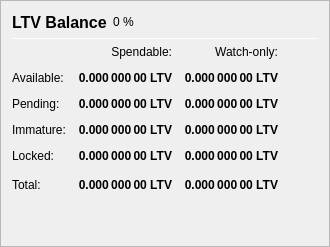
                   <widget class="QFrame" name="frame_Balances">
                    <property name="frameShape">
                     <enum>QFrame::StyledPanel</enum>
                    </property>
                    <property name="frameShadow">
                     <enum>QFrame::Raised</enum>
                    </property>
                    <layout class="QVBoxLayout" name="verticalLayout_4">
                     <item>
                      <layout class="QHBoxLayout" name="horizontalLayout_4">
                       <item>
                        <widget class="QLabel" name="label_5">
                         <property name="minimumSize">
                          <size>
                           <width>0</width>
                           <height>20</height>
                          </size>
                         </property>
                         <property name="font">
                          <font>
                           <pointsize>12</pointsize>
                           <weight>75</weight>
                           <bold>true</bold>
                          </font>
                         </property>
                         <property name="text">
                          <string>LTV Balance</string>
                         </property>
                        </widget>
                       </item>
                       <item>
                        <widget class="QLabel" name="labelLTVPercent">
                         <property name="text">
                          <string notr="true">0 %</string>
                         </property>
                        </widget>
                       </item>
                       <item>
                        <spacer name="horizontalSpacer_3">
                         <property name="orientation">
                          <enum>Qt::Horizontal</enum>
                         </property>
                         <property name="sizeHint" stdset="0">
                          <size>
                           <width>40</width>
                           <height>20</height>
                          </size>
                         </property>
                        </spacer>
                       </item>
                      </layout>
                     </item>
                     <item>
                      <widget class="Line" name="line_Balance">
                       <property name="minimumSize">
                        <size>
                         <width>0</width>
                         <height>1</height>
                        </size>
                       </property>
                       <property name="maximumSize">
                        <size>
                         <width>16777215</width>
                         <height>1</height>
                        </size>
                       </property>
                       <property name="orientation">
                        <enum>Qt::Horizontal</enum>
                       </property>
                      </widget>
                     </item>
                     <item>
                      <layout class="QGridLayout" name="gridLayout">
                       <property name="spacing">
                        <number>12</number>
                       </property>
                       <item row="0" column="1">
                        <widget class="QLabel" name="labelSpendable">
                         <property name="text">
                          <string>Spendable:</string>
                         </property>
                         <property name="alignment">
                          <set>Qt::AlignRight|Qt::AlignTrailing|Qt::AlignVCenter</set>
                         </property>
                        </widget>
                       </item>
                       <item row="0" column="2">
                        <widget class="QLabel" name="labelWatchonly">
                         <property name="text">
                          <string>Watch-only:</string>
                         </property>
                         <property name="alignment">
                          <set>Qt::AlignRight|Qt::AlignTrailing|Qt::AlignVCenter</set>
                         </property>
                        </widget>
                       </item>
                       <item row="1" column="0">
                        <widget class="QLabel" name="labelBalanceText">
                         <property name="text">
                          <string>Available:</string>
                         </property>
                        </widget>
                       </item>
                       <item row="1" column="1">
                        <widget class="QLabel" name="labelBalance">
                         <property name="font">
                          <font>
                           <weight>75</weight>
                           <bold>true</bold>
                          </font>
                         </property>
                         <property name="cursor">
                          <cursorShape>IBeamCursor</cursorShape>
                         </property>
                         <property name="toolTip">
                          <string>Your current spendable balance</string>
                         </property>
                         <property name="text">
                          <string notr="true">0.000 000 00 LTV</string>
                         </property>
                         <property name="alignment">
                          <set>Qt::AlignRight|Qt::AlignTrailing|Qt::AlignVCenter</set>
                         </property>
                         <property name="textInteractionFlags">
                          <set>Qt::LinksAccessibleByMouse|Qt::TextSelectableByKeyboard|Qt::TextSelectableByMouse</set>
                         </property>
                        </widget>
                       </item>
                       <item row="1" column="2">
                        <widget class="QLabel" name="labelWatchAvailable">
                         <property name="font">
                          <font>
                           <weight>75</weight>
                           <bold>true</bold>
                          </font>
                         </property>
                         <property name="cursor">
                          <cursorShape>IBeamCursor</cursorShape>
                         </property>
                         <property name="toolTip">
                          <string>Your current balance in watch-only addresses</string>
                         </property>
                         <property name="text">
                          <string notr="true">0.000 000 00 LTV</string>
                         </property>
                         <property name="alignment">
                          <set>Qt::AlignRight|Qt::AlignTrailing|Qt::AlignVCenter</set>
                         </property>
                         <property name="textInteractionFlags">
                          <set>Qt::LinksAccessibleByMouse|Qt::TextSelectableByKeyboard|Qt::TextSelectableByMouse</set>
                         </property>
                        </widget>
                       </item>
                       <item row="2" column="0">
                        <widget class="QLabel" name="labelPendingText">
                         <property name="text">
                          <string>Pending:</string>
                         </property>
                        </widget>
                       </item>
                       <item row="2" column="1">
                        <widget class="QLabel" name="labelUnconfirmed">
                         <property name="font">
                          <font>
                           <weight>75</weight>
                           <bold>true</bold>
                          </font>
                         </property>
                         <property name="cursor">
                          <cursorShape>IBeamCursor</cursorShape>
                         </property>
                         <property name="toolTip">
                          <string>Total of transactions that have yet to be confirmed, and do not yet count toward the spendable balance</string>
                         </property>
                         <property name="text">
                          <string notr="true">0.000 000 00 LTV</string>
                         </property>
                         <property name="alignment">
                          <set>Qt::AlignRight|Qt::AlignTrailing|Qt::AlignVCenter</set>
                         </property>
                         <property name="textInteractionFlags">
                          <set>Qt::LinksAccessibleByMouse|Qt::TextSelectableByKeyboard|Qt::TextSelectableByMouse</set>
                         </property>
                        </widget>
                       </item>
                       <item row="2" column="2">
                        <widget class="QLabel" name="labelWatchPending">
                         <property name="font">
                          <font>
                           <weight>75</weight>
                           <bold>true</bold>
                          </font>
                         </property>
                         <property name="cursor">
                          <cursorShape>IBeamCursor</cursorShape>
                         </property>
                         <property name="toolTip">
                          <string>Unconfirmed transactions to watch-only addresses</string>
                         </property>
                         <property name="text">
                          <string notr="true">0.000 000 00 LTV</string>
                         </property>
                         <property name="alignment">
                          <set>Qt::AlignRight|Qt::AlignTrailing|Qt::AlignVCenter</set>
                         </property>
                         <property name="textInteractionFlags">
                          <set>Qt::LinksAccessibleByMouse|Qt::TextSelectableByKeyboard|Qt::TextSelectableByMouse</set>
                         </property>
                        </widget>
                       </item>
                       <item row="3" column="0">
                        <widget class="QLabel" name="labelImmatureText">
                         <property name="text">
                          <string>Immature:</string>
                         </property>
                        </widget>
                       </item>
                       <item row="3" column="1">
                        <widget class="QLabel" name="labelImmature">
                         <property name="font">
                          <font>
                           <weight>75</weight>
                           <bold>true</bold>
                          </font>
                         </property>
                         <property name="cursor">
                          <cursorShape>IBeamCursor</cursorShape>
                         </property>
                         <property name="toolTip">
                          <string>Staked or masternode rewards that has not yet matured</string>
                         </property>
                         <property name="text">
                          <string notr="true">0.000 000 00 LTV</string>
                         </property>
                         <property name="alignment">
                          <set>Qt::AlignRight|Qt::AlignTrailing|Qt::AlignVCenter</set>
                         </property>
                         <property name="textInteractionFlags">
                          <set>Qt::LinksAccessibleByMouse|Qt::TextSelectableByKeyboard|Qt::TextSelectableByMouse</set>
                         </property>
                        </widget>
                       </item>
                       <item row="3" column="2">
                        <widget class="QLabel" name="labelWatchImmature">
                         <property name="font">
                          <font>
                           <weight>75</weight>
                           <bold>true</bold>
                          </font>
                         </property>
                         <property name="cursor">
                          <cursorShape>IBeamCursor</cursorShape>
                         </property>
                         <property name="toolTip">
                          <string>Staked or masternode rewards in watch-only addresses that has not yet matured</string>
                         </property>
                         <property name="text">
                          <string notr="true">0.000 000 00 LTV</string>
                         </property>
                         <property name="alignment">
                          <set>Qt::AlignRight|Qt::AlignTrailing|Qt::AlignVCenter</set>
                         </property>
                         <property name="textInteractionFlags">
                          <set>Qt::LinksAccessibleByMouse|Qt::TextSelectableByKeyboard|Qt::TextSelectableByMouse</set>
                         </property>
                        </widget>
                       </item>
                       <item row="4" column="0">
                        <widget class="QLabel" name="labelLockedBalanceText">
                         <property name="toolTip">
                          <string>Locked LTV or Masternode collaterals. These are excluded from zLTV minting.</string>
                         </property>
                         <property name="text">
                          <string>Locked:</string>
                         </property>
                        </widget>
                       </item>
                       <item row="4" column="1">
                        <widget class="QLabel" name="labelLockedBalance">
                         <property name="font">
                          <font>
                           <weight>75</weight>
                           <bold>true</bold>
                          </font>
                         </property>
                         <property name="cursor">
                          <cursorShape>IBeamCursor</cursorShape>
                         </property>
                         <property name="toolTip">
                          <string>Locked LTV or Masternode collaterals. These are excluded from zLTV minting.</string>
                         </property>
                         <property name="text">
                          <string notr="true">0.000 000 00 LTV</string>
                         </property>
                         <property name="alignment">
                          <set>Qt::AlignRight|Qt::AlignTrailing|Qt::AlignVCenter</set>
                         </property>
                         <property name="textInteractionFlags">
                          <set>Qt::LinksAccessibleByMouse|Qt::TextSelectableByKeyboard|Qt::TextSelectableByMouse</set>
                         </property>
                        </widget>
                       </item>
                       <item row="4" column="2">
                        <widget class="QLabel" name="labelWatchLocked">
                         <property name="font">
                          <font>
                           <weight>75</weight>
                           <bold>true</bold>
                          </font>
                         </property>
                         <property name="cursor">
                          <cursorShape>IBeamCursor</cursorShape>
                         </property>
                         <property name="toolTip">
                          <string>Current locked balance in watch-only addresses</string>
                         </property>
                         <property name="text">
                          <string notr="true">0.000 000 00 LTV</string>
                         </property>
                         <property name="alignment">
                          <set>Qt::AlignRight|Qt::AlignTrailing|Qt::AlignVCenter</set>
                         </property>
                         <property name="textInteractionFlags">
                          <set>Qt::LinksAccessibleByMouse|Qt::TextSelectableByKeyboard|Qt::TextSelectableByMouse</set>
                         </property>
                        </widget>
                       </item>
                       <item row="5" column="0">
                        <widget class="QLabel" name="labelTotalText">
                         <property name="toolTip">
                          <string>Your current LeadERTVCoin balance, unconfirmed and immature transactions included</string>
                         </property>
                         <property name="text">
                          <string>Total:</string>
                         </property>
                        </widget>
                       </item>
                       <item row="5" column="1">
                        <widget class="QLabel" name="labelTotal">
                         <property name="font">
                          <font>
                           <weight>75</weight>
                           <bold>true</bold>
                          </font>
                         </property>
                         <property name="cursor">
                          <cursorShape>IBeamCursor</cursorShape>
                         </property>
                         <property name="toolTip">
                          <string>Your current LeadERTVCoin balance, unconfirmed and immature transactions included</string>
                         </property>
                         <property name="text">
                          <string notr="true">0.000 000 00 LTV</string>
                         </property>
                         <property name="alignment">
                          <set>Qt::AlignRight|Qt::AlignTrailing|Qt::AlignVCenter</set>
                         </property>
                         <property name="textInteractionFlags">
                          <set>Qt::LinksAccessibleByMouse|Qt::TextSelectableByKeyboard|Qt::TextSelectableByMouse</set>
                         </property>
                        </widget>
                       </item>
                       <item row="5" column="2">
                        <widget class="QLabel" name="labelWatchTotal">
                         <property name="font">
                          <font>
                           <weight>75</weight>
                           <bold>true</bold>
                          </font>
                         </property>
                         <property name="cursor">
                          <cursorShape>IBeamCursor</cursorShape>
                         </property>
                         <property name="toolTip">
                          <string>Current total balance in watch-only addresses</string>
                         </property>
                         <property name="text">
                          <string notr="true">0.000 000 00 LTV</string>
                         </property>
                         <property name="alignment">
                          <set>Qt::AlignRight|Qt::AlignTrailing|Qt::AlignVCenter</set>
                         </property>
                         <property name="textInteractionFlags">
                          <set>Qt::LinksAccessibleByMouse|Qt::TextSelectableByKeyboard|Qt::TextSelectableByMouse</set>
                         </property>
                        </widget>
                       </item>
                       <item row="5" column="3">
                        <spacer name="horizontalSpacer_9">
                         <property name="orientation">
                          <enum>Qt::Horizontal</enum>
                         </property>
                         <property name="sizeHint" stdset="0">
                          <size>
                           <width>40</width>
                           <height>20</height>
                          </size>
                         </property>
                        </spacer>
                       </item>
                      </layout>
                     </item>
                     <item>
                      <spacer name="verticalSpacer_3">
                       <property name="orientation">
                        <enum>Qt::Vertical</enum>
                       </property>
                       <property name="sizeHint" stdset="0">
                        <size>
                         <width>20</width>
                         <height>40</height>
                        </size>
                       </property>
                      </spacer>
                     </item>
                    </layout>
                   </widget>
